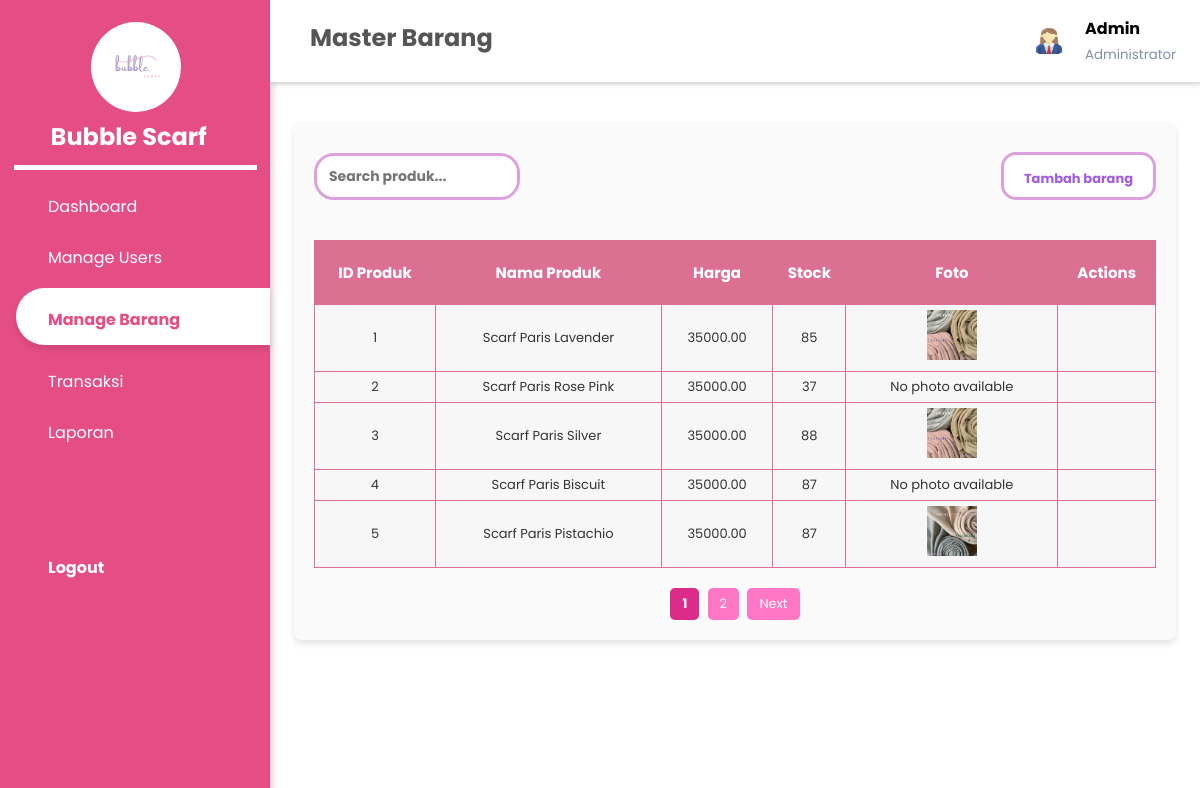
The page /master_barang.php (signed in) on the database as committed earlier.
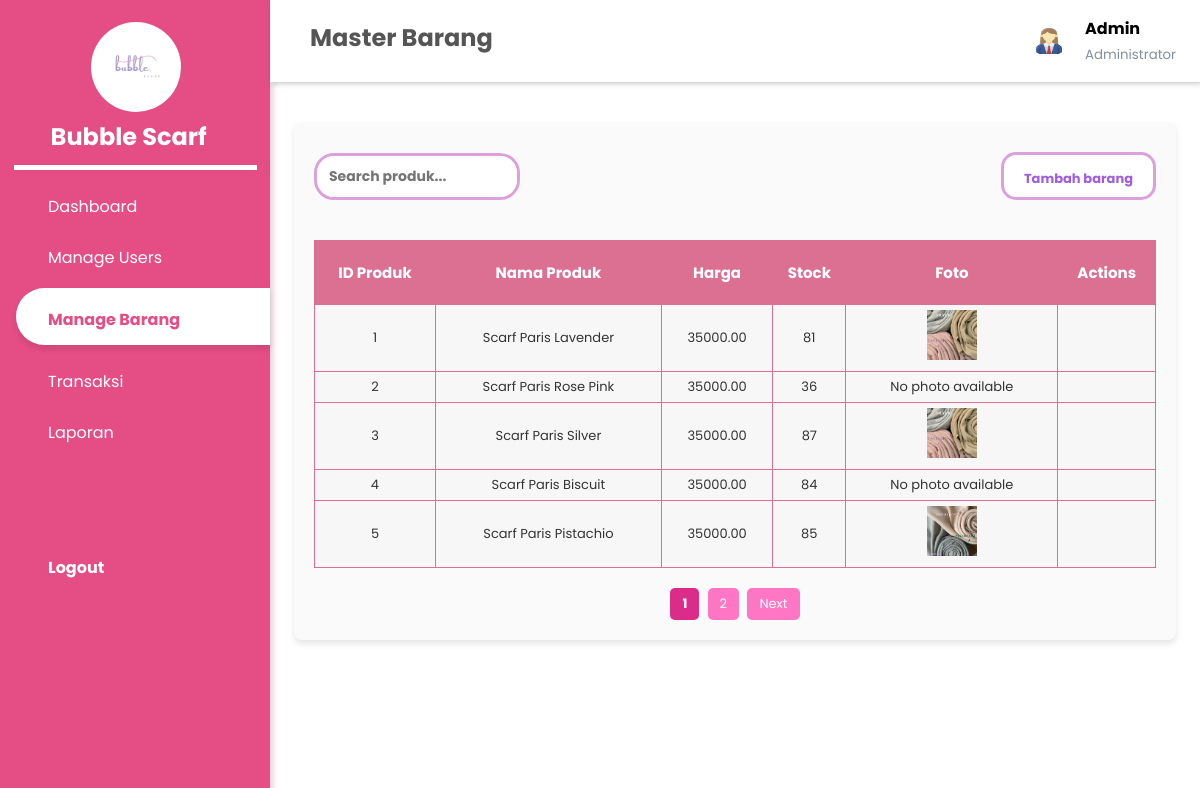
The same page on the database as committed later.
### tables this page shows
CREATE TABLE `produk` (
  `Id_produk` int(11) NOT NULL,
  `nama_produk` varchar(255) NOT NULL,
  `harga` decimal(10,2) NOT NULL,
  `stok` int(11) NOT NULL,
  `foto_produk` varchar(255) NOT NULL
);

### master_barang.php (the view, shortened to what the changed rows need)
<?php
include 'sidebar.php';
?>
<!DOCTYPE html>
<html lang="en">
<head>
    <link rel="stylesheet" href="https://maxst.icons8.com/vue-static/landings/line-awesome/line-awesome/1.3.0/css/line-awesome.min.css">
    <link rel="stylesheet" href="https://unicons.iconscout.com/release/v4.0.8/css/line.css">
    <link rel="stylesheet" href="tabel.css">
</head>
<body>
        <header>
            <h2>
                <label>
                    <span class="uil uil-slack"></span>
                </label>
                Master Barang
            </h2>
        </header>
    <div class="main-content">
    <main>
        <div class="container">
            <table class="table">
                <thead>
                    <tr>
                        <th>ID Produk</th>
                        <th>Nama Produk</th>
                        <th>Harga</th>
                        <th>Stock</th>
                        <th>Foto</th>
                        <th>Actions</th>
                    </tr>
                </thead>
                    <?php
                     $page = isset($_GET['page']) ? (int)$_GET['page'] : 1;
                     $limit = 5;
                     $offset = ($page - 1) * $limit;
                    $sql = "SELECT * FROM produk";
                    $sql .= " LIMIT $limit OFFSET $offset";
                    $result = $conn->query($sql);
                    ?>
                    <tbody>
                    <?php
                    if ($result->num_rows > 0) {
                        while ($row = $result->fetch_assoc()) {
                            $fotoPath = !empty($row['foto_produk']) ? 'uploads/produks/' . $row['foto_produk'] : 'img/default.jpg';
                            echo "<tr>
                                    <td>" . $row['Id_produk'] . "</td>
                                    <td>" . $row['nama_produk'] . "</td>
                                    <td>" . $row['harga'] . "</td>
                                    <td>" . $row['stok'] . "</td>
                                    <td>";
                                    if ($fotoPath && file_exists($fotoPath)) {
                                        echo "<img src='" . htmlspecialchars($fotoPath) . "' width='50' height='50' alt='Foto Produk'>";
                                    } else {
                                        echo "<p>No photo available</p>";
                                    }
                             echo "</td>
                                    <td>
                                        <a href='edit_barang.php?id=" . $row['Id_produk'] . "' class='btn btn-edit'> <i class='uil uil-edit'></i> </a>
                                        <a href='proses_barang.php?id=" . $row['Id_produk'] . "' class='btn btn-delete'> <i class='uil uil-trash-alt'></i> </a>
                                    </td>
                                </tr>";
                        }
                    } else {
                        echo "<tr><td colspan='5'>No products found</td></tr>";
                    }
                    ?>
                </tbody>
            </table>
        </div>
    </main>
</div>
</body>
</html>

Rows that differ between the two databases and show on the page:
changed produk "Scarf Paris Lavender": stok "85" → "81"
changed produk "Scarf Paris Rose Pink": stok "37" → "36"
changed produk "Scarf Paris Silver": stok "88" → "87"
changed produk "Scarf Paris Biscuit": stok "87" → "84"
changed produk "Scarf Paris Pistachio": stok "87" → "85"
